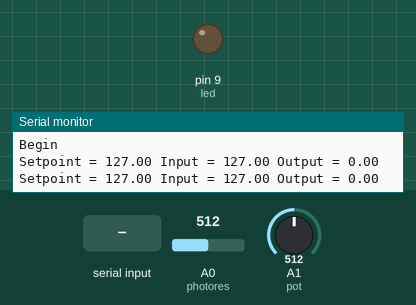
This sketch was run on a simulated Arduino Uno, built with avr-gcc and run on an emulated ATmega328P. On the bench: output pins drawn as LEDs (lit = HIGH), the last lines printed to the serial monitor. The test bench sets the inputs (shaded band); at power-on: A1 (pot) = 512, A0 (photores) = 512.

Above: at 1.2 s.
1.3 s: A1 (pot) set to 524
At 1.47 s:
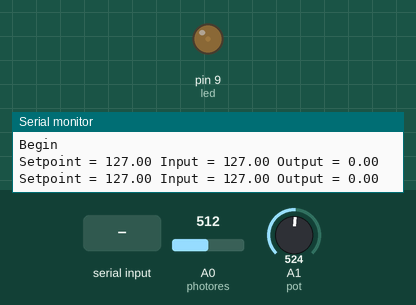
4.3 s: "90,45,200\n" received over Serial
6.0 s: "30,150,10\n" received over Serial
At 6.6 s:
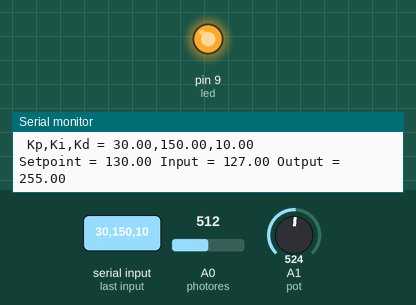
At 9.8 s:
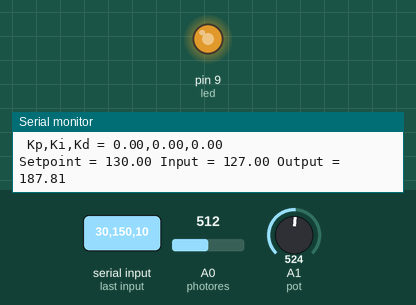
Timing chart, 0 to 11.3 s (numbered marks = the images above; inputs shaded):
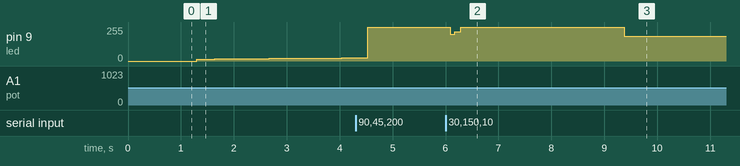

The sketch:

sketch_jan12a.ino
```cpp
#include <PID_v1.h>

double lightLevel;         // retine nivelul de lumina (=treapta)
// parametrii PID
float Kp = 5;              // Proportional gain
float Ki = 1;             // Integral gain
float Kd = 0.02;              // Differential gain
// retine valorile pentru treapta si pt controller input si output
double Setpoint, Input, Output;
// creeaza un controller PID pt valorile de Input(=lumina de la led), Output(=pwm) si Setpoint(=treapta)
PID myPID(&Input, &Output, &Setpoint, Kp, Ki, Kd, DIRECT);
const int sampleRate = 1;        // rata de instantiere a controllerului PID
const long serialPing = 500;     // de cate ori se primeste data de la Arduino
unsigned long now = 0;           // retine timpul care a trecut
unsigned long lastMessage = 0;   // ultima data cand au fost primite date

class LightAnsable // clasa ansablului Led-Fotorezistor
{
private:
 int photores; //pin fotorezistor
 int   pot; //pin potentiometru
 int   led; // pin pwm led
double lightLevel; //nivel lumina = treapta

public:
  LightAnsable()
  {
    photores=A0;
    pot=A1;
    led=9;
    lightLevel=0;
  }
 LightAnsable(int ph,int po,int l,double LL)
  {
    photores=ph;
    pot=po;
    led=l;
    lightLevel=LL;
  }
  int getPhotores(){return photores;}
  int getPot(){return pot;}
  int getLed(){return led;}
  double getLightLevel()
  {
    lightLevel = analogRead(photores); //citeste treapta
    return lightLevel;
  }
  double getInput()
  {
    lightLevel = analogRead(photores);
    return  map(lightLevel, 0, 1023, 0, 255)  ;  //scaleaza inputul, Arduino are o resolutie de 10 biti pt analogueRead() si de 8 biti pt analogueWrite()
  }
  double getSetpoint()
  {
    return map(analogRead(pot), 0, 1023, 0, 255); //scaleaza treapta
  }

};

LightAnsable led;//(A0,A1,9);

void setup()
 {

lightLevel = led.getLightLevel();

 Input = led.getInput();

 Serial.begin(9600);                                // initializeaza comunicarea seriala la 9600 bps
 myPID.SetMode(AUTOMATIC);                          // porneste PID-ul
 myPID.SetSampleTime(sampleRate);                   // seteaza rata de instantiere a controllerului
 Serial.println("Begin");                           // setup-ul e gata
 lastMessage = millis();                            // data va fi primita incepand de aici
 }

void loop()
 {

 Setpoint= led.getSetpoint();
 Input=led.getInput();                               //citeste input-ul (=lumina de la led)
 myPID.Compute();                                   // calculeaza outputul PId-ului la timpul de instatiere specificat
 analogWrite(led.getLed(), Output);                          // porneste led-ul
 now = millis();                                    // Keep track of the elapsed time
 if(now - lastMessage > serialPing)                 //  daca a trecut suficient timp, trimite data
 {
 Serial.print("Setpoint = ");
 Serial.print(Setpoint);
 Serial.print(" Input = ");
 Serial.print(Input);
 Serial.print(" Output = ");
 Serial.print(Output);
 Serial.print("\n");
 //Serial.print(" Kp,Ki,Kd = ");
// Serial.print(Kp);
// Serial.print(",");
// Serial.print(Ki);
// Serial.print(",");
// Serial.println(Kd);

 // Parametrii PID-ului pot fi setati din serial monitor : 0,0.5,0 seteaza Ki la 0.5.
 // virgulele sunt ingnorate de Serial.parseFloat()
 if (Serial.available() > 0)
 {
 for (int x = 0; x < 4; x++)
 {
 switch(x)
 {
 case 0:
 Kp = Serial.parseFloat();
 break;
 case 1:
 Ki = Serial.parseFloat();
 break;
 case 2:
 Kd = Serial.parseFloat();
 break;
 case 3:
 for (int y = Serial.available(); y == 0; y--)
 {
 Serial.read();
 }
 break;
 }
 }
 Serial.print(" Kp,Ki,Kd = ");  // afisaza noii parametrii ai PID-ului
 Serial.print(Kp);
 Serial.print(",");
 Serial.print(Ki);
 Serial.print(",");
 Serial.println(Kd);
 myPID.SetTunings(Kp, Ki, Kd);  // seteaza noii parametrii ai PID-ului
 }
 lastMessage = now;               // referinta pentru urmatoarea comunicare seriala
 }
 }
```

Measured:
- after the input at 1.3 s, pin 9 (led): moves from 0/255 to 23/255 over 2.7 s, starting at once
- after the input at 6.0 s, pin 9 (led): 255/255 → 199/255 after 0.09 s, → 218/255 0.08 s later, → 255/255 0.12 s later, → 187/255 3.1 s later
